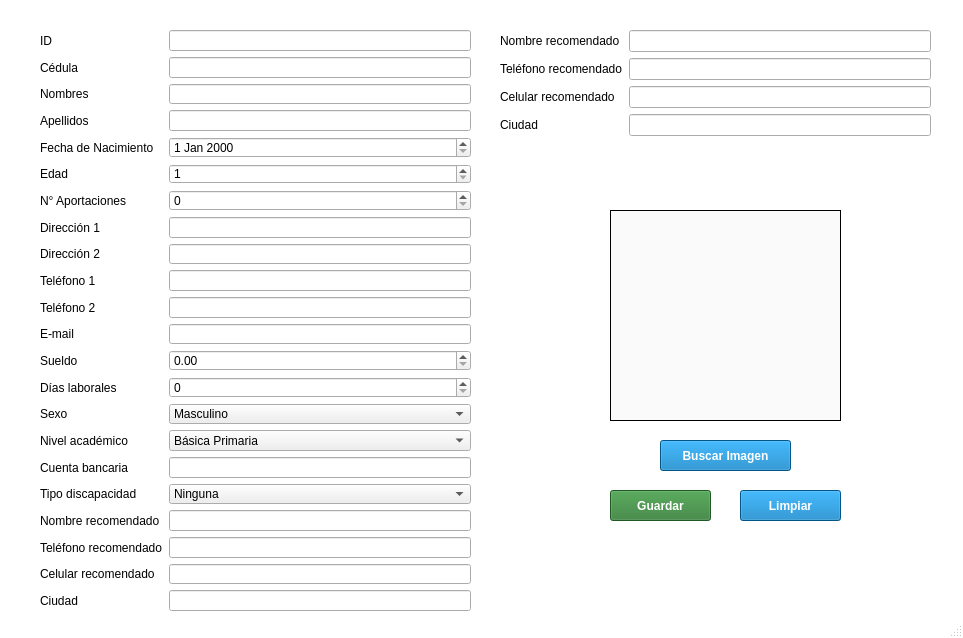
<?xml version="1.0" encoding="UTF-8"?>
<ui version="4.0">
 <class>Fondo1</class>
 <widget class="QMainWindow" name="Fondo1">
  <property name="geometry">
   <rect>
    <x>0</x>
    <y>0</y>
    <width>963</width>
    <height>638</height>
   </rect>
  </property>
  <property name="windowTitle">
   <string>MainWindow</string>
  </property>
  <property name="styleSheet">
   <string notr="true">#Fondo1{
	background-color: #fff;
}
#fondoTitulo{
	background-color:#03A9F4;
	box-shadow: 10px 5px 5px black;
}
#fondoTitulo_2{
	background-color:#03A9F4;
	box-shadow: 10px 5px 5px black;
}

#titulo{
	font-size: 25px;
    color:#fff;
	font-family: Arial, Verdana;
	font-weight: bold;
}

#btnGuardar{ background: #2E7D32; color: #fff; font-size: 12px; font-weight: bold; }
#btnEliminar{ background: #B71C1C; color: #fff; font-size: 12px; font-weight: bold; }
#btnLimpiar{ background: #0277BD; color: #fff; font-size: 12px;font-weight: bold;  }
#btnBuscarImg{ background: #0277BD; color: #fff; font-size: 12px; font-weight: bold; }

#btnBuscar{ background: #2E7D32; color: #fff; font-size: 12px; font-weight: bold; }

#verImagen{
	background-color:#FAFAFA;
}</string>
  </property>
  <widget class="QWidget" name="centralwidget">
   <widget class="QWidget" name="formLayoutWidget">
    <property name="geometry">
     <rect>
      <x>40</x>
      <y>30</y>
      <width>431</width>
      <height>581</height>
     </rect>
    </property>
    <layout class="QFormLayout" name="formLayout">
     <item row="0" column="0">
      <widget class="QLabel" name="lblId">
       <property name="text">
        <string>ID</string>
       </property>
      </widget>
     </item>
     <item row="0" column="1">
      <widget class="QLineEdit" name="txtID">
       <property name="inputMethodHints">
        <set>Qt::ImhNone</set>
       </property>
       <property name="inputMask">
        <string/>
       </property>
       <property name="readOnly">
        <bool>true</bool>
       </property>
      </widget>
     </item>
     <item row="1" column="0">
      <widget class="QLabel" name="lblCedula">
       <property name="text">
        <string>Cédula</string>
       </property>
      </widget>
     </item>
     <item row="1" column="1">
      <widget class="QLineEdit" name="txtCedula">
       <property name="maxLength">
        <number>11</number>
       </property>
      </widget>
     </item>
     <item row="2" column="0">
      <widget class="QLabel" name="lblNombres">
       <property name="text">
        <string>Nombres</string>
       </property>
      </widget>
     </item>
     <item row="2" column="1">
      <widget class="QLineEdit" name="txtNombres"/>
     </item>
     <item row="3" column="0">
      <widget class="QLabel" name="lblApellidos">
       <property name="text">
        <string>Apellidos</string>
       </property>
      </widget>
     </item>
     <item row="3" column="1">
      <widget class="QLineEdit" name="txtApellidos"/>
     </item>
     <item row="4" column="0">
      <widget class="QLabel" name="lblFecha">
       <property name="text">
        <string>Fecha de Nacimiento</string>
       </property>
      </widget>
     </item>
     <item row="4" column="1">
      <widget class="QDateEdit" name="txtFecha"/>
     </item>
     <item row="5" column="0">
      <widget class="QLabel" name="lblTelefono">
       <property name="text">
        <string>Edad</string>
       </property>
      </widget>
     </item>
     <item row="5" column="1">
      <widget class="QSpinBox" name="txtEdad">
       <property name="minimum">
        <number>1</number>
       </property>
       <property name="maximum">
        <number>150</number>
       </property>
      </widget>
     </item>
     <item row="6" column="0">
      <widget class="QLabel" name="lblCiudad">
       <property name="text">
        <string>N° Aportaciones</string>
       </property>
      </widget>
     </item>
     <item row="6" column="1">
      <widget class="QSpinBox" name="txtAport">
       <property name="maximum">
        <number>9999</number>
       </property>
      </widget>
     </item>
     <item row="7" column="0">
      <widget class="QLabel" name="lblNivel">
       <property name="text">
        <string>Dirección 1</string>
       </property>
      </widget>
     </item>
     <item row="7" column="1">
      <widget class="QLineEdit" name="txtDireccion1"/>
     </item>
     <item row="8" column="0">
      <widget class="QLabel" name="lblNivel_2">
       <property name="text">
        <string>Dirección 2</string>
       </property>
      </widget>
     </item>
     <item row="8" column="1">
      <widget class="QLineEdit" name="txtDireccion2"/>
     </item>
     <item row="9" column="0">
      <widget class="QLabel" name="lblNivel_3">
       <property name="text">
        <string>Teléfono 1</string>
       </property>
      </widget>
     </item>
     <item row="9" column="1">
      <widget class="QLineEdit" name="txtTelefono1">
       <property name="maxLength">
        <number>10</number>
       </property>
      </widget>
     </item>
     <item row="10" column="0">
      <widget class="QLabel" name="lblNivel_4">
       <property name="text">
        <string>Teléfono 2</string>
       </property>
      </widget>
     </item>
     <item row="10" column="1">
      <widget class="QLineEdit" name="txtTelefono2">
       <property name="maxLength">
        <number>10</number>
       </property>
      </widget>
     </item>
     <item row="11" column="0">
      <widget class="QLabel" name="lblId_2">
       <property name="text">
        <string>E-mail</string>
       </property>
      </widget>
     </item>
     <item row="11" column="1">
      <widget class="QLineEdit" name="txtCorreo"/>
     </item>
     <item row="12" column="0">
      <widget class="QLabel" name="lblCedula_2">
       <property name="text">
        <string>Sueldo</string>
       </property>
      </widget>
     </item>
     <item row="12" column="1">
      <widget class="QDoubleSpinBox" name="txtSueldo">
       <property name="maximum">
        <double>9999.989999999999782</double>
       </property>
      </widget>
     </item>
     <item row="13" column="0">
      <widget class="QLabel" name="lblNombres_2">
       <property name="text">
        <string>Días laborales</string>
       </property>
      </widget>
     </item>
     <item row="13" column="1">
      <widget class="QSpinBox" name="txtDias">
       <property name="maximum">
        <number>365</number>
       </property>
      </widget>
     </item>
     <item row="14" column="0">
      <widget class="QLabel" name="lblApellidos_2">
       <property name="text">
        <string>Sexo</string>
       </property>
      </widget>
     </item>
     <item row="14" column="1">
      <widget class="QComboBox" name="cbxSexo">
       <item>
        <property name="text">
         <string>Masculino</string>
        </property>
       </item>
       <item>
        <property name="text">
         <string>Femenino</string>
        </property>
       </item>
      </widget>
     </item>
     <item row="15" column="0">
      <widget class="QLabel" name="lblFecha_2">
       <property name="text">
        <string>Nivel académico</string>
       </property>
      </widget>
     </item>
     <item row="15" column="1">
      <widget class="QComboBox" name="cbxNivel">
       <item>
        <property name="text">
         <string>Básica Primaria</string>
        </property>
       </item>
       <item>
        <property name="text">
         <string>Básica Secundaria</string>
        </property>
       </item>
       <item>
        <property name="text">
         <string>Formación Tecnológica</string>
        </property>
       </item>
       <item>
        <property name="text">
         <string>Formación Universitaria</string>
        </property>
       </item>
       <item>
        <property name="text">
         <string>Profesional</string>
        </property>
       </item>
       <item>
        <property name="text">
         <string>Postgrado o Especialización</string>
        </property>
       </item>
       <item>
        <property name="text">
         <string>Magister, PHD</string>
        </property>
       </item>
      </widget>
     </item>
     <item row="16" column="0">
      <widget class="QLabel" name="lblTelefono_2">
       <property name="text">
        <string>Cuenta bancaria</string>
       </property>
      </widget>
     </item>
     <item row="16" column="1">
      <widget class="QLineEdit" name="txtCuenta"/>
     </item>
     <item row="17" column="0">
      <widget class="QLabel" name="lblCiudad_2">
       <property name="text">
        <string>Tipo discapacidad</string>
       </property>
      </widget>
     </item>
     <item row="17" column="1">
      <widget class="QComboBox" name="cbxDiscapacidad">
       <item>
        <property name="text">
         <string>Ninguna</string>
        </property>
       </item>
       <item>
        <property name="text">
         <string>Discapacidad física o motora</string>
        </property>
       </item>
       <item>
        <property name="text">
         <string>Discapacidad auditiva</string>
        </property>
       </item>
       <item>
        <property name="text">
         <string>Discapacidad visual</string>
        </property>
       </item>
       <item>
        <property name="text">
         <string>Discapacidad intelectual o mental</string>
        </property>
       </item>
      </widget>
     </item>
     <item row="18" column="0">
      <widget class="QLabel" name="lblNivel_5">
       <property name="text">
        <string>Nombre recomendado</string>
       </property>
      </widget>
     </item>
     <item row="18" column="1">
      <widget class="QLineEdit" name="txtNombreRecom"/>
     </item>
     <item row="19" column="0">
      <widget class="QLabel" name="lblNivel_6">
       <property name="text">
        <string>Teléfono recomendado</string>
       </property>
      </widget>
     </item>
     <item row="19" column="1">
      <widget class="QLineEdit" name="txtTelefonoRecom">
       <property name="maxLength">
        <number>10</number>
       </property>
      </widget>
     </item>
     <item row="20" column="0">
      <widget class="QLabel" name="lblNivel_7">
       <property name="text">
        <string>Celular recomendado</string>
       </property>
      </widget>
     </item>
     <item row="20" column="1">
      <widget class="QLineEdit" name="txtCelularRecom">
       <property name="maxLength">
        <number>10</number>
       </property>
      </widget>
     </item>
     <item row="21" column="0">
      <widget class="QLabel" name="lblNivel_8">
       <property name="text">
        <string>Ciudad </string>
       </property>
      </widget>
     </item>
     <item row="21" column="1">
      <widget class="QLineEdit" name="txtCiudad"/>
     </item>
    </layout>
   </widget>
   <widget class="QLabel" name="verImagen">
    <property name="geometry">
     <rect>
      <x>610</x>
      <y>210</y>
      <width>231</width>
      <height>211</height>
     </rect>
    </property>
    <property name="frameShape">
     <enum>QFrame::Box</enum>
    </property>
    <property name="frameShadow">
     <enum>QFrame::Plain</enum>
    </property>
    <property name="lineWidth">
     <number>1</number>
    </property>
    <property name="midLineWidth">
     <number>0</number>
    </property>
    <property name="text">
     <string/>
    </property>
    <property name="scaledContents">
     <bool>true</bool>
    </property>
   </widget>
   <widget class="QPushButton" name="btnBuscarImg">
    <property name="geometry">
     <rect>
      <x>660</x>
      <y>440</y>
      <width>131</width>
      <height>31</height>
     </rect>
    </property>
    <property name="font">
     <font>
      <pointsize>-1</pointsize>
      <weight>75</weight>
      <bold>true</bold>
     </font>
    </property>
    <property name="text">
     <string>Buscar Imagen</string>
    </property>
   </widget>
   <widget class="QPushButton" name="btnGuardar">
    <property name="geometry">
     <rect>
      <x>610</x>
      <y>490</y>
      <width>101</width>
      <height>31</height>
     </rect>
    </property>
    <property name="text">
     <string>Guardar</string>
    </property>
   </widget>
   <widget class="QPushButton" name="btnLimpiar">
    <property name="geometry">
     <rect>
      <x>740</x>
      <y>490</y>
      <width>101</width>
      <height>31</height>
     </rect>
    </property>
    <property name="text">
     <string>Limpiar</string>
    </property>
   </widget>
   <widget class="QWidget" name="formLayoutWidget_2">
    <property name="geometry">
     <rect>
      <x>500</x>
      <y>30</y>
      <width>431</width>
      <height>131</height>
     </rect>
    </property>
    <layout class="QFormLayout" name="formLayout_2">
     <item row="0" column="0">
      <widget class="QLabel" name="lblNivel_13">
       <property name="text">
        <string>Nombre recomendado</string>
       </property>
      </widget>
     </item>
     <item row="0" column="1">
      <widget class="QLineEdit" name="txtNombreRecom_2"/>
     </item>
     <item row="1" column="0">
      <widget class="QLabel" name="lblNivel_14">
       <property name="text">
        <string>Teléfono recomendado</string>
       </property>
      </widget>
     </item>
     <item row="1" column="1">
      <widget class="QLineEdit" name="txtTelefonoRecom_2">
       <property name="maxLength">
        <number>10</number>
       </property>
      </widget>
     </item>
     <item row="2" column="0">
      <widget class="QLabel" name="lblNivel_15">
       <property name="text">
        <string>Celular recomendado</string>
       </property>
      </widget>
     </item>
     <item row="2" column="1">
      <widget class="QLineEdit" name="txtCelularRecom_2">
       <property name="maxLength">
        <number>10</number>
       </property>
      </widget>
     </item>
     <item row="3" column="0">
      <widget class="QLabel" name="lblNivel_16">
       <property name="text">
        <string>Ciudad </string>
       </property>
      </widget>
     </item>
     <item row="3" column="1">
      <widget class="QLineEdit" name="txtCiudad_2"/>
     </item>
    </layout>
   </widget>
  </widget>
  <widget class="QStatusBar" name="statusbar"/>
 </widget>
 <resources/>
 <connections/>
</ui>
